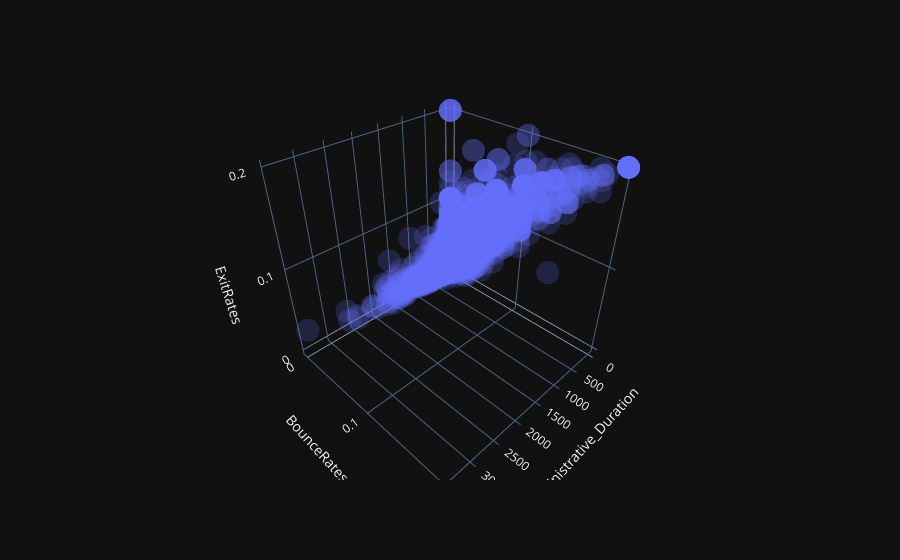

Notebook cell for this chart:
### Code cell
plotly_scatter_3d(df_test, 'Administrative_Duration', 'BounceRates', 'ExitRates')

### Figure 1 — Plotly figure (JSON) as saved in the notebook; plotly's stock layout.template omitted (floating-point values rounded to 4 significant figures; data arrays with more than 128 entries replaced by an {"elided": "..."} marker saying what was removed)
{"data": [{"hovertemplate": "Administrative_Duration=%{x}<br>BounceRates=%{y}<br>ExitRates=%{z}<extra></extra>", "legendgroup": "", "marker": {"color": "#636efa", "opacity": 0.2, "symbol": "circle"}, "mode": "markers", "name": "", "scene": "scene", "showlegend": false, "type": "scatter3d", "x": {"elided": "12205 float values"}, "y": {"elided": "12205 float values"}, "z": {"elided": "12205 float values"}}], "layout": {"legend": {"tracegroupgap": 0}, "margin": {"t": 60}, "scene": {"domain": {"x": [0, 1], "y": [0, 1]}, "xaxis": {"title": {"text": "Administrative_Duration"}}, "yaxis": {"title": {"text": "BounceRates"}}, "zaxis": {"title": {"text": "ExitRates"}}}}}
